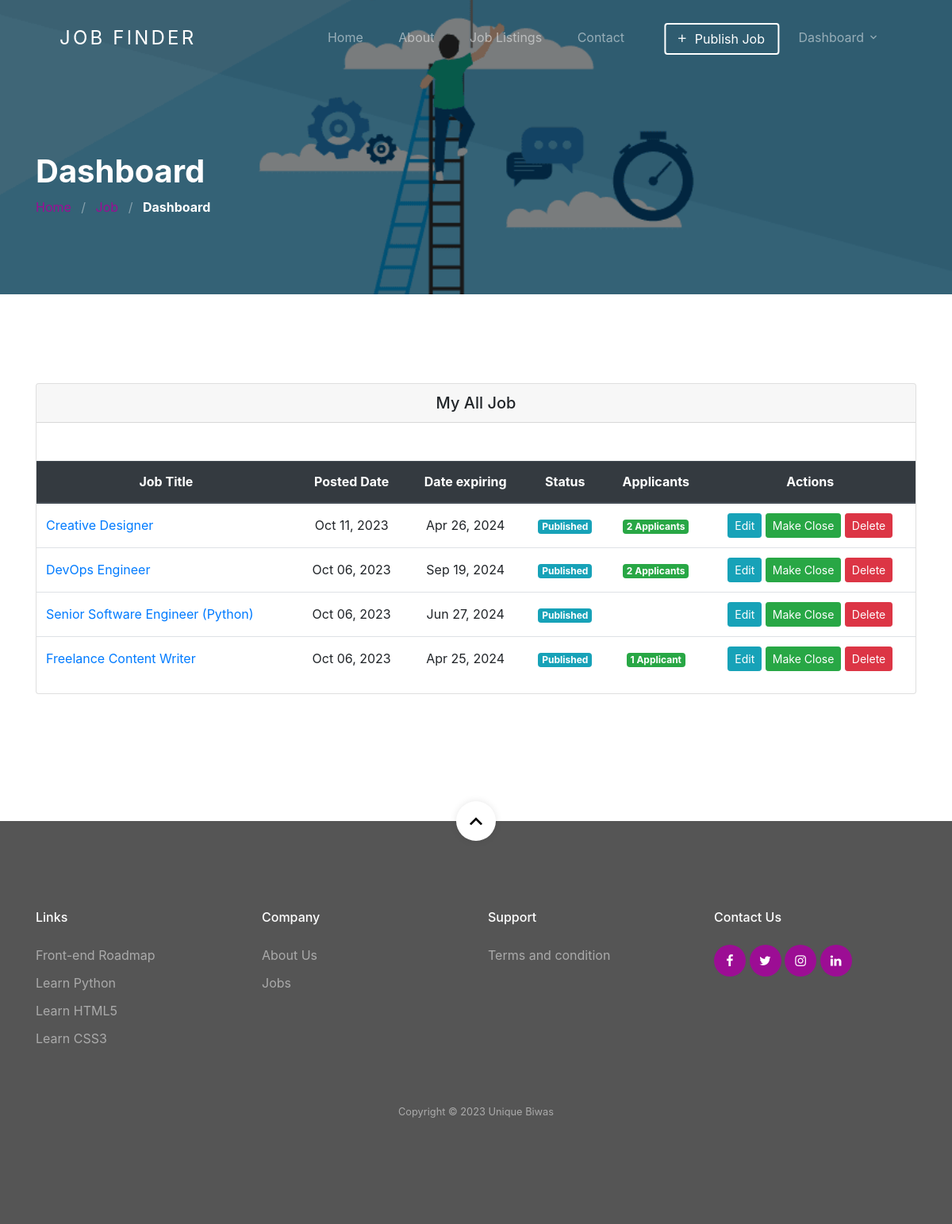
Before: /dashboard/ (signed in) with the older database file.
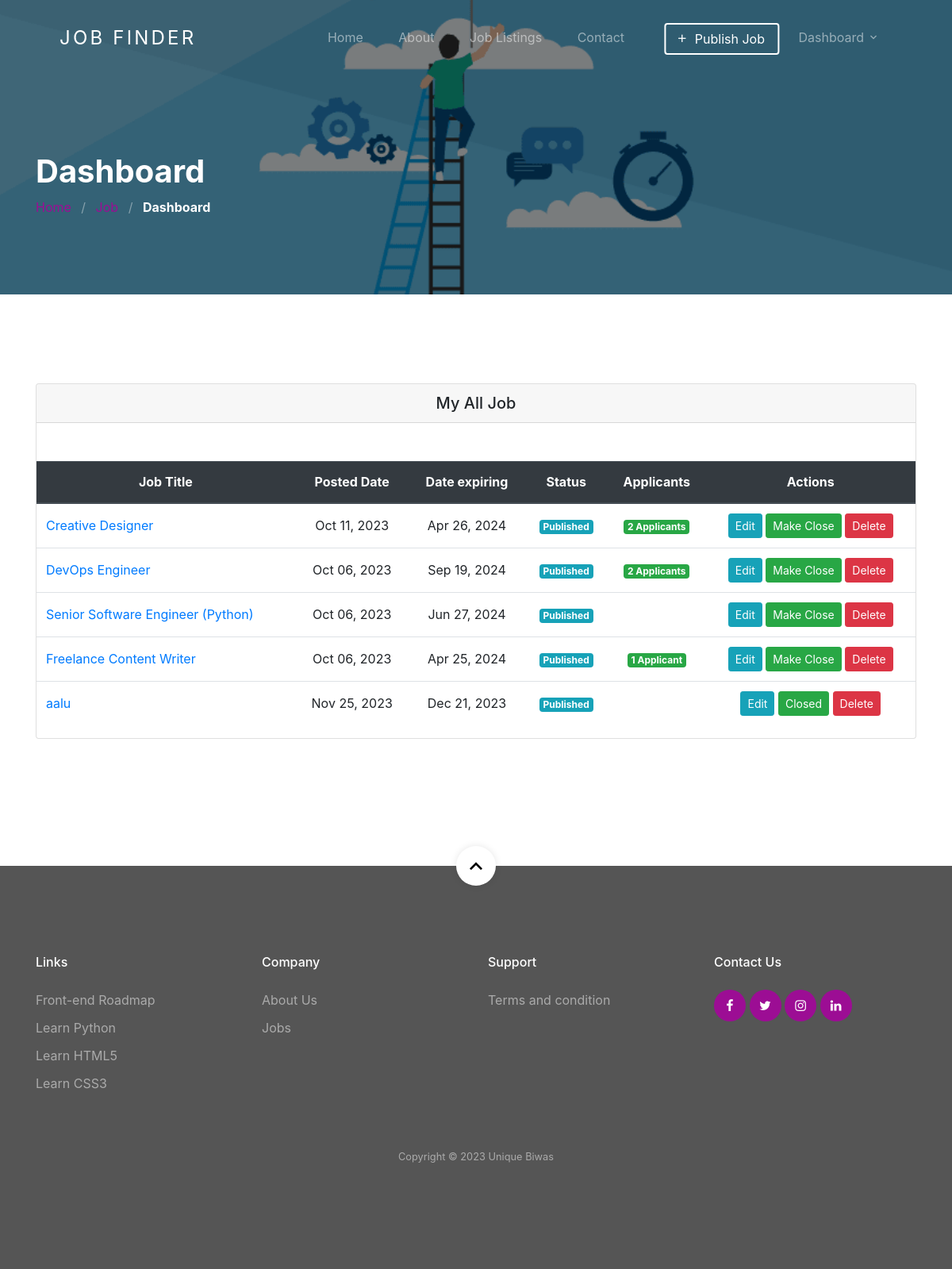
After: the same page with the newer database file.
### jobapp/models.py (models this page shows, shortened)
class Job(models.Model):
    user = models.ForeignKey(User, related_name='User', on_delete=models.CASCADE)
    title = models.CharField(max_length=300)
    description = RichTextField()
    tags = TaggableManager()
    location = models.CharField(max_length=300)
    job_type = models.CharField(choices=JOB_TYPE, max_length=1)
    category = models.ForeignKey(Category,related_name='Category', on_delete=models.CASCADE)
    salary = models.CharField(max_length=30, blank=True)
    company_name = models.CharField(max_length=300)
    company_description = RichTextField(blank=True, null=True)
    url = models.URLField(max_length=200)
    last_date = models.DateField()
    is_published = models.BooleanField(default=False)
    is_closed = models.BooleanField(default=False)
    timestamp = models.DateTimeField(auto_now=True)

### jobapp/views.py (the view)
# urls.py: path('dashboard/', views.dashboard_view, name='dashboard'),
@login_required(login_url=reverse_lazy('account:login'))
def dashboard_view(request):
    jobs = []
    savedjobs = []
    appliedjobs = []
    total_applicants = {}
    if request.user.role == 'employer':
        jobs = Job.objects.filter(user=request.user.id)
        for job in jobs:
            count = Applicant.objects.filter(job=job.id).count()
            total_applicants[job.id] = count
    if request.user.role == 'employee':
        savedjobs = BookmarkJob.objects.filter(user=request.user.id)
        appliedjobs = Applicant.objects.filter(user=request.user.id)
    context = {
        'jobs': jobs,
        'savedjobs': savedjobs,
        'appliedjobs': appliedjobs,
        'total_applicants': total_applicants
    }
    return render(request, 'jobapp/dashboard.html', context)

### jobapp/templatetags/get_total_applicant.py (called while the page is built)
@register.simple_tag(name='get_total_applicant')
def get_total_applicant(total_applicants , job):
    return total_applicants[job.id]

### template/jobapp/dashboard.html (shortened to what this page needs)
{% extends 'base.html' %}
{% load static %}
{% load get_total_applicant %}
{% block content %}
<section class="section-hero overlay inner-page bg-image"
    style="background-image: url('{% static 'images/bgrr.jpg' %}');" id="home-section">
    <div class="container">
        <div class="row">
            <div class="col-md-7">
                <h1 class="text-white font-weight-bold">Dashboard</h1>
                <div class="custom-breadcrumbs">
                    <a href="{% url 'jobapp:home' %}">Home</a> <span class="mx-2 slash">/</span>
                    <a href="{% url 'jobapp:job-list' %}">Job</a> <span class="mx-2 slash">/</span>
                    <span class="text-white"><strong>Dashboard</strong></span>
                </div>
            </div>
        </div>
    </div>
</section>
<section class="site-section">
    <div class="container">
        <div class="row">
            <div class="col-lg-12 mb-5">
                <div class="card">
                    {% if user.role == "employer" %}
                    <h5 class="card-header text-center">My All Job</h5>
                    {% if jobs %}
                    <table class="table text-center mt-5">
                        <thead class="thead-dark">
                            <tr>
                                <th>Job Title</th>
                                <th>Posted Date</th>
                                <th>Date expiring</th>
                                <th>Status</th>
                                <th>Applicants</th>
                                <th>Actions</th>
                            </tr>
                        </thead>
                        <tbody>
                            {% for job in jobs %}
                            <tr id="row_{{ job.id }}">
                                <td class="text-left"><a href="{% url 'jobapp:single-job' job.id %}">{{ job.title }}</a></td>
                                <td>{{ job.timestamp | date:'M d, Y'  }}</td>
                                <td>{{ job.last_date | date:'M d, Y' }}</td>
                                <td>
                                    {% if job.is_published == True %}
                                        <span class="badge badge-info">Published</span>
                                    {% else %}
                                        <span class="badge badge-danger px-2">Pending</span>
                                    {% endif %}
                                </td>
                                <td>
                                    {% get_total_applicant total_applicants job as is_applicant %}
                                    {% if is_applicant %}
                                    <a href="{% url 'jobapp:applicants' job.id %}">
                                        <span class="badge badge-success text-white">
                                            {% if is_applicant > 1 %}
                                            {% get_total_applicant total_applicants job %} Applicants
                                            {% else %}
                                            {% get_total_applicant total_applicants job %} Applicant
                                            {% endif %}
                                        </span>
                                    </a>
                                    {% endif %}
                                </td>
                                <td>
                                    <a class="btn btn-info btn-sm" href="{% url 'jobapp:edit-job' job.id %}"
                                        role="button">Edit</a>
                                    {% if job.is_published == True %}
                                        {% if job.is_closed == False %}
                                        <span id="change_job_status_{{ job.id }}">
                                            <button onclick="call_sw_alert_func('{% url 'jobapp:complete' job.id %}','{{ job.id }}', 'Once Clicked, Your Post Will Marked Completed')" class="text-white btn btn-success btn-sm" >Make Close</button>
                                        </span>
                                        {% else %}
                                        <a class="text-white btn btn-success btn-sm"
                                        role="button">Closed</a>
                                        {% endif %}
                                        {% endif %}
                                    <button onclick="call_sw_alert_func('{% url 'jobapp:delete' job.id %}','{{ job.id }}','Once Deleted, You Will Not be Able To Recover This Post!')" class="btn btn-danger btn-sm">Delete</button>
                                    </td>
                            </tr>
                            {% endfor %}
                        </tbody>
                    </table>
                    {% else %}
                    <p class="m-5">You have not any job yet !! <a href="{% url 'jobapp:create-job' %}">Create a new one.</a></p>
                    {% endif %}
                    {% endif %}
                </div>
            </div>
        </div>
    </div>
    </div>
{% endblock %}

### template/base.html (shortened to what this page needs)
<!DOCTYPE html>
<html>
      {% include 'head.html' %}
      <body id="top">
            {% include 'header.html' %}
            {% block content %}{% endblock %}
            {% include 'footer.html' %}
      </body>
</html>

### template/head.html (shortened to what this page needs)
{% load static %}
<head>
    <link rel="stylesheet" href="{% static 'css/custom-bs.css' %}">
    <link rel="stylesheet" href="{% static 'css/jquery.fancybox.min.css' %}">
    <link rel="stylesheet" href="{% static 'css/bootstrap-select.min.css' %}">
    <link rel="stylesheet" href="{% static 'fonts/icomoon/style.css' %}">
    <link rel="stylesheet" href="{% static 'fonts/line-icons/style.css' %}">
    <link rel="stylesheet" href="{% static 'css/owl.carousel.min.css' %}">
    <link rel="stylesheet" href="{% static 'css/animate.min.css' %}">
    <link rel="stylesheet" href="{% static 'css/bootstrap-datepicker.css' %}">
    <link rel="stylesheet" href="https://maxcdn.bootstrapcdn.com/bootstrap/4.5.2/css/bootstrap.min.css">
    <link rel="stylesheet" href="https://cdnjs.cloudflare.com/ajax/libs/open-iconic/1.1.1/font/css/open-iconic-bootstrap.min.css">
    <link rel="stylesheet" href="{% static 'css/style.css' %}">
</head>

### template/header.html (shortened to what this page needs)
<div class="site-wrap">
  <header class="site-navbar mt-3">
    <div class="container-fluid">
      <div class="row align-items-center">
        <div class="site-logo col-6"><a href="{% url 'jobapp:home' %}">Job Finder</a></div>
        <nav class="mx-auto site-navigation">
          <ul class="site-menu js-clone-nav d-none d-xl-block ml-0 pl-0">
            <li><a href="{% url 'jobapp:home' %}" class="nav-link">Home</a></li>
            <li><a href="{% url 'jobapp:about_us' %}">About</a></li>
            <li><a href="{% url 'jobapp:job-list' %}">Job Listings</a></li>
            <li><a href="{% url 'jobapp:contact_us' %}">Contact</a></li>
          </ul>
        </nav>
        <div class="right-cta-menu text-right d-flex aligin-items-center col-6">
          <div class="ml-auto">
            <div class="site-navigation fix">
              <ul class="site-menu js-clone-nav d-none d-xl-block ml-0 pl-0">
                {% if user.is_authenticated and user.role == 'employer'  %}
                <a href="{% url 'jobapp:create-job' %}"
                  class="js-clone-nav pr-3 btn btn-outline-white border-width-2 d-none d-lg-inline-block"><span
                    class="mr-2 icon-add"></span>Publish Job</a>
                    <li class="pr-3 has-children">
                      <a>Dashboard</a>
                    </li>
                {% endif %}
              </ul>
            </div>
      </div>
    </div>
  </header>

### template/footer.html (shortened to what this page needs)
    <footer class="site-footer">
      <a href="#top" class="smoothscroll scroll-top">
        <span class="icon-keyboard_arrow_up"></span>
      </a>
      <div class="container">
        <div class="row mb-5">
          <div class="col-6 col-md-3 mb-4 mb-md-0">
            <h3>Links</h3>
            <ul class="list-unstyled">
              <li><a href="https://roadmap.sh/frontend">Front-end Roadmap</a></li>
              <li><a href="https://www.python.org/">Learn Python</a></li>
              <li><a href="https://html.com/html5/">Learn HTML5</a></li>
              <li><a href="https://www.tutorialrepublic.com/css-tutorial/">Learn CSS3</a></li>
            </ul>
          </div>
          <div class="col-6 col-md-3 mb-4 mb-md-0">
            <h3>Company</h3>
            <ul class="list-unstyled">
              <li><a href="{% url 'jobapp:about_us' %}">About Us</a></li>
              <li><a href="{% url 'jobapp:job-list' %}">Jobs</a></li>
            </ul>
          </div>
          <div class="col-6 col-md-3 mb-4 mb-md-0">
            <h3>Support</h3>
            <ul class="list-unstyled">
              <li><a href="{% url 'jobapp:terms-condition' %}">Terms and condition</a></li>
            </ul>
          </div>
          <div class="col-6 col-md-3 mb-4 mb-md-0">
            <h3>Contact Us</h3>
            <div class="footer-social">
              <a href="https://www.facebook.com/unique.biwas.7/"><span class="icon-facebook"></span></a>
              <a href="https://twitter.com/BiwasUnique"><span class="icon-twitter"></span></a>
              <a href="https://www.instagram.com/unique_biwas/"><span class="icon-instagram"></span></a>
              <a href="https://www.linkedin.com/in/biwas-pudasaini-191435216/"><span class="icon-linkedin"></span></a>
            </div>
          </div>
        </div>
        <div class="row text-center">
          <div class="col-12">
            <p class="copyright"><small>
              Copyright &copy; <a>
                 Unique Biwas
                </div>
          </div>
        </div>
    </footer>

### template/scripts.html (shortened to what this page needs)
{% load static %}

Changed rows visible on the page:
added Job: title "aalu", timestamp "Nov 25, 2023", last_date "Dec 21, 2023", is_published "Published"
